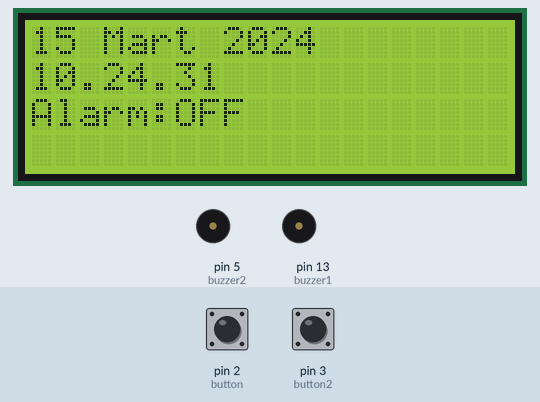
Simulated run of this sketch. Board: Arduino Uno, built with avr-gcc and run on an emulated ATmega328P. Parts: 20×4 character LCD, buzzer (waves = sounding, pin HIGH). The test bench sets the inputs (shaded band); at power-on: pin 3 (button2) LOW, pin 2 (button) LOW. The local clock reads 2024-03-15 10:24:30 at power-on unless the sketch sets it.

Above: at 1.3 s.
1.4 s: pin 3 (button2) pulled HIGH for 3.2 s
At 4.8 s:
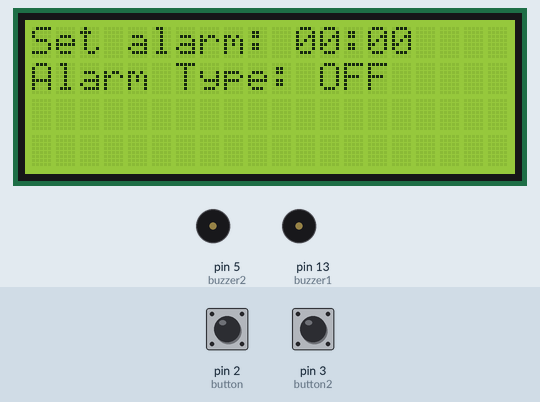
6.1 s: pin 2 (button) pulled HIGH for 1.25 s
At 7.9 s:
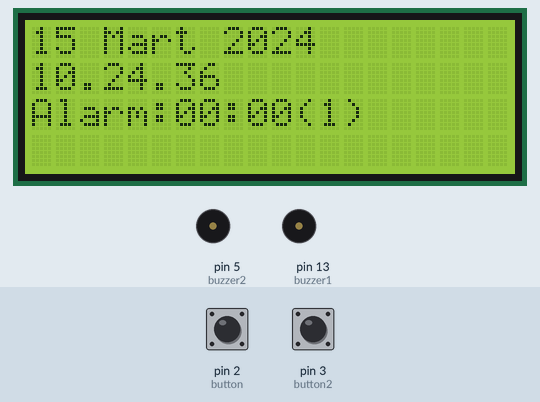
11.6 s: pin 3 (button2) pulled HIGH for 3.2 s
At 13.44 s:
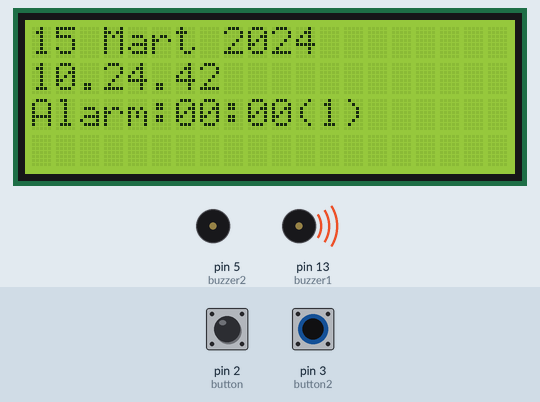
16.3 s: pin 2 (button) pulled HIGH for 1.25 s
At 18.0 s:
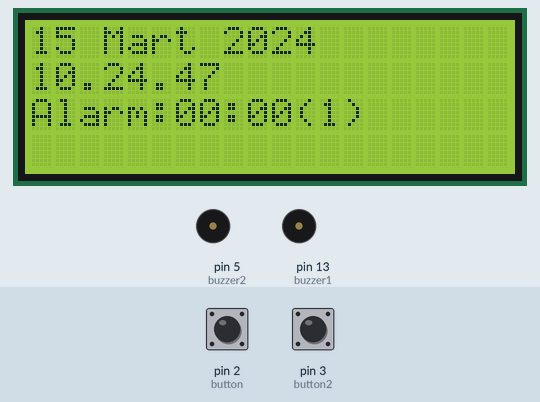
19.7 s: pin 2 (button) driven HIGH and pin 3 (button2) driven HIGH
At 22.9 s:
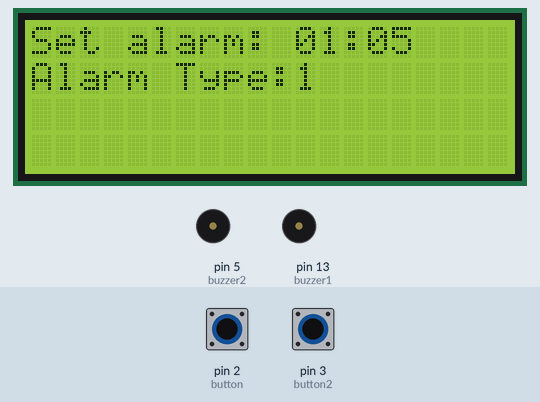
23.9 s: pin 3 (button2) driven LOW
At 27.82 s:
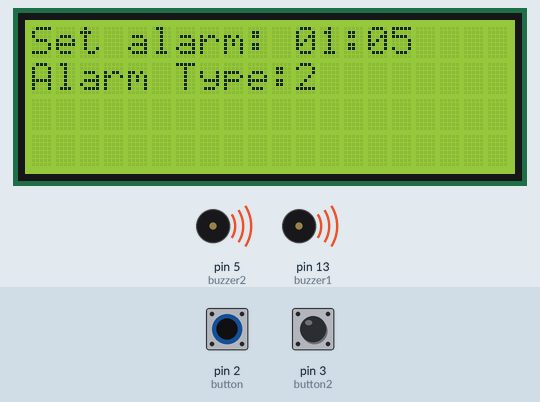
Timing chart, 0 to 29.1 s (numbered marks = the images above; inputs shaded):
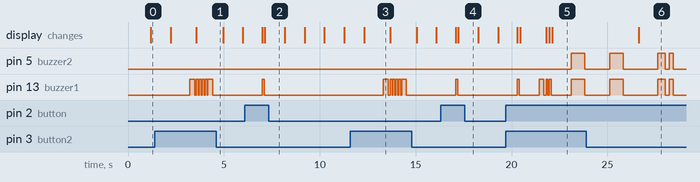

Measured:
- after the input at 1.4 s, pin 13 (buzzer1): goes HIGH 0.25 s, LOW 0.10 s, 4 × (HIGH 0.10 s, LOW 0.05 s), HIGH 0.25 s, then LOW, starting after 1.8 s
- after the input at 6.1 s, pin 13 (buzzer1): LOW → HIGH after 0.89 s, → LOW 0.10 s later; the display: first changes after 0.89 s (image 2 shows a later state)
- after the input at 11.6 s, pin 13 (buzzer1): goes HIGH 0.25 s, LOW 0.10 s, 4 × (HIGH 0.10 s, LOW 0.05 s), HIGH 0.25 s, then LOW, starting after 1.7 s
- after the input at 16.3 s, pin 13 (buzzer1): LOW → HIGH after 0.79 s, → LOW 0.10 s later; the display: first changes after 0.79 s (image 4 shows a later state)
- after the input at 19.7 s, pin 5 (buzzer2): LOW → HIGH after 3.4 s, → LOW 0.70 s later; pin 13 (buzzer1): LOW → HIGH after 0.61 s, → LOW 0.10 s later, → HIGH 1.0 s later, → LOW 0.25 s later, … (10 changes in this stretch); the display: first changes after 0.61 s (image 5 shows a later state)
- what the display in image 3 shows lasts 1.4 s, from 12.3 s to 13.7 s

The sketch:

main.ino
```cpp
#include <LiquidCrystal_I2C.h>
#include <Wire.h>
#include <virtuabotixRTC.h>

#define CLK_PIN 6
#define DATA_PIN 7
#define RST_PIN 8
#define buzzer1 13
#define buzzer2 5
#define button 2
#define button2 3
int month = 0;
int button_value = 0;
int button_value2 = 0;
int alarm_set = 0;
int message_mode = 1;

virtuabotixRTC myRTC(CLK_PIN, DATA_PIN, RST_PIN);
LiquidCrystal_I2C lcd(0x27, 20, 4);

int alarm_hours = 0;
int alarm_minutes = 0;
int alarm_type = 0;

byte customChar_Heart[] = {B00000, B01010, B11111, B11111, B11111, B01110, B00100, B00000};
byte customChar_Smiley[] = {B00000, B00000, B01010, B00000, B10001, B01110, B00000, B00000};
byte customChar_Stars[] = {B00000, B00010, B00111, B00010, B01000, B11100, B01000, B00000};
byte customChar_S[] = {B01111, B10000, B10000, B01110, B00001, B00001, B11110, B00100};
byte customChar_i[] = {B00000, B00000, B01100, B00100, B00100, B00100, B00100, B01110};
byte customChar_g[] = {B01110, B00000, B01111, B10001, B10001, B01111, B00001, B01110};
byte customChar_c[] = {B00000, B01110, B10000, B10000, B10001, B01110, B00100, B00000};
byte customChar_u[] = {B01010, B00000, B10001, B10001, B10001, B10011, B01101, B00000};

void setup()
{
  Serial.begin(9600);
  //myRTC.setDS1302Time(15, 23, 12, 5, 25, 8, 2023);
  lcd.init();
  lcd.backlight();
  pinMode(buzzer1, OUTPUT);
  pinMode(buzzer2, OUTPUT);
  pinMode(button, INPUT);
  pinMode(button2, INPUT);

  lcd.createChar(0, customChar_Heart);
  lcd.createChar(1, customChar_Smiley);
  lcd.createChar(2, customChar_Stars);
  lcd.createChar(3, customChar_S);
  lcd.createChar(4, customChar_i);
  lcd.createChar(5, customChar_g);
  lcd.createChar(6, customChar_c);
  lcd.createChar(7, customChar_u);
}

/* ALARM ***************************************************************************************************************************/
void alarm1(int pin1, int pin2)
{
  digitalWrite(pin1,HIGH);
  digitalWrite(pin2,HIGH);
  delay(700);
  digitalWrite(pin1, LOW);
  digitalWrite(pin2, LOW);
  delay(300);
}

void alarm2(int pin1, int pin2)
{
  digitalWrite(pin1,HIGH);
  digitalWrite(pin2,HIGH);
  delay(400);
  digitalWrite(pin1, LOW);
  digitalWrite(pin2, LOW);
  delay(200);
  digitalWrite(pin1,HIGH);
  digitalWrite(pin2,HIGH);
  delay(200);
  digitalWrite(pin1, LOW);
  digitalWrite(pin2, LOW);
  delay(100);
}

void alarm3(int pin1, int pin2)
{
  digitalWrite(pin1,HIGH);
  digitalWrite(pin2,HIGH);
  delay(500);
  digitalWrite(pin1, LOW);
  digitalWrite(pin2, LOW);
  delay(500);
}

int alarm_type_choose(int butt)
{
  button_value = digitalRead(butt);
  if(button_value == HIGH)
  {
    digitalWrite(buzzer1, HIGH);
    alarm_type++;
    if (alarm_type < 0 || alarm_type > 3)
      alarm_type = 0;
    delay(100);
    digitalWrite(buzzer1, LOW);

    return (alarm_type);
  }
}


//Burada alarm_type'ı yanlışlıkla 3'ten büyük veya 1'den küçük alırsak diye kontrol yazmam lazım
void alarm_call(int alarm_type)
{
  if (alarm_type == 1)
    alarm1(buzzer1 , buzzer2);
  else if (alarm_type == 2)
    alarm2(buzzer1, buzzer2);
  else if (alarm_type == 3)
    alarm3(buzzer1, buzzer2);
}

void alarm_status(int alarm_type)
{
  lcd.setCursor(0, 2);
  lcd.print("Alarm:");
  if (alarm_type <= 3 && alarm_type > 0)
  {
    if (alarm_hours < 10)
      lcd.print("0");
    lcd.print(alarm_hours);
    lcd.print(":");
    if(alarm_minutes < 10)
      lcd.print("0");
    lcd.print(alarm_minutes);
    lcd.print("(");
    lcd.print(alarm_type);
    lcd.print(")");
  }
  else
    lcd.print("OFF");
}

void alarm_set_init_print()
{
  lcd.init();
  lcd.clear();
  lcd.print("Set alarm: ");
  if (alarm_hours < 10)
    lcd.print("0");
  lcd.print(alarm_hours);
  lcd.print(":");
  if (alarm_minutes < 10)
    lcd.print("0");
  lcd.print(alarm_minutes);
  lcd.setCursor(0, 1);
  alarm_type = 0;
  lcd.print("Alarm Type: ");
  if (alarm_type == 0)
    lcd.print("OFF");
}

void alarm_set_func()
{
  alarm_set_init_print();
  while (button_value2 == 2 || button_value2 == 3)
  {
    while(button_value2 >= 2 && button_value2 < 5)
    {
      if (button_value2 == 2)
      {
        if(digitalRead(button) == HIGH)
        {
          alarm_hours++;
          if (alarm_hours >= 24)
            alarm_hours = 0;
          lcd.setCursor(11, 0);
          if (alarm_hours < 10)
            lcd.print("0");
          lcd.print(alarm_hours);
          delay(10);
        }
        if(digitalRead(button2) == HIGH)
        {
          digitalWrite(buzzer1, HIGH);
          delay(100);
          digitalWrite(buzzer1, LOW);
          delay(50);
          button_value2 = 3;
        }
      }


      if(button_value2 == 3)
      {
        if(digitalRead(button) == HIGH)
        {
          alarm_minutes += 5;
          if (alarm_minutes >= 60)
            alarm_minutes = 0;
          lcd.setCursor(14, 0);

          if (alarm_minutes < 10)
            lcd.print("0");
          lcd.print(alarm_minutes);
          delay(10);
        }
        if(digitalRead(button2) == HIGH)
        {
          digitalWrite(buzzer1, HIGH);
          delay(100);
          digitalWrite(buzzer1, LOW);
          delay(50);
          button_value2 = 4;
        }

      }

      if(button_value2 == 4)
      {

        lcd.setCursor(11, 1);
        if (digitalRead(button) == HIGH)
        {
          alarm_type++;
          if (alarm_type > 3 || alarm_type <= 0)
          {
            alarm_type = 0;
            lcd.print("OFF");
          }
          else
          {
            lcd.print(alarm_type);
            lcd.print("   ");
            int i = 0;
            while(i < 2)
            {
              delay(1000);
              alarm_call(alarm_type);
              i++;
            }
          }
          //Bu loopla senkronizasyon alarm_type döngülerinin toplam 1000ms olması lazım her zaman

        }


        if(digitalRead(button2) == HIGH)
        {
          digitalWrite(buzzer1, HIGH);
          delay(100);
          digitalWrite(buzzer1, LOW);
          delay(50);
          button_value2 = 5;
        }
      }


      if (button_value2 >= 5)
      {
        if(digitalRead(button2) == HIGH)
        {
          button_value2 = 6;
          digitalWrite(buzzer1, HIGH);
          delay(100);
          digitalWrite(buzzer1, LOW);
          delay(50);
        }
        if (button_value2 = 6)
        {
        digitalWrite(buzzer1, HIGH);
        delay(250);
        digitalWrite(buzzer1, LOW);
        button_value = 1;
        button_value2 = 0;
        }
      }
      delay(500);
    }
  }
}

/*  DATE - TIME ********************************************************************************************************************/
void months_func(int month)
{
  if (month == 1)
    lcd.print("Ocak");
  else if (month == 2)
  {
    lcd.write(3);
    lcd.print("ubat");
  }
  else if (month == 3)
    lcd.print("Mart");
  else if (month == 4)
    lcd.print("Nisan");
  else if (month == 5)
  {
    lcd.print("May");
    lcd.write(4);
    lcd.write('s');
  }
  else if (month == 6)
    lcd.print("Haziran");
  else if (month == 7)
    lcd.print("Temmuz");
  else if (month == 8)
  {
    lcd.write('A');
    lcd.write(5);
    lcd.print("ustos");
  }
  else if (month == 9)
  {
    lcd.print("Eyl");
    lcd.write(7);
    lcd.write('l');
  }
  else if (month == 10)
    lcd.print("Ekim");
  else if (month == 11)
  {
    lcd.print("Kas");
    lcd.write(4);
    lcd.write('m');
  }
  else if (month == 12)
  {
    lcd.print("Aral");
    lcd.write(4);
    lcd.write('k');
  }
}

void show_date()
{
  lcd.setCursor(0, 0);
  if (myRTC.dayofmonth < 10)
    lcd.print("0");
  lcd.print(myRTC.dayofmonth);
  lcd.print(" ");
  months_func(myRTC.month);
  lcd.print(" ");
  if (myRTC.year < 10)
    lcd.print("0");
  lcd.print(myRTC.year);
}

void show_hour()
{
  lcd.setCursor(0, 1);
  if (myRTC.hours < 10)
    lcd.print("0");
  lcd.print(myRTC.hours);
  lcd.print(".");
  if (myRTC.minutes < 10)
    lcd.print("0");
  lcd.print(myRTC.minutes);
  lcd.print(".");
  if (myRTC.seconds < 10)
    lcd.print("0");
  lcd.print(myRTC.seconds);
  delay(1000);
}

/*****************************************************************************************************************************************/
void loop()
{
  myRTC.updateTime();

  lcd.clear();
  alarm_type_choose(button);
  show_date();
  alarm_status(alarm_type);
  show_hour();

  //alarm modların toplam delay'i 1000'e eşit olmazsa saniye yazdırımında atlamalar meydana geliyor
  if (alarm_hours == myRTC.hours && alarm_minutes == myRTC.minutes)
    alarm_call(alarm_type);

  if (digitalRead(button2) == HIGH)
    button_value2++;
  if (button_value2 == 2)
  {
    digitalWrite(buzzer1, HIGH);
    delay(250);
    digitalWrite(buzzer1, LOW);
    alarm_set_func();
  }
}
```
